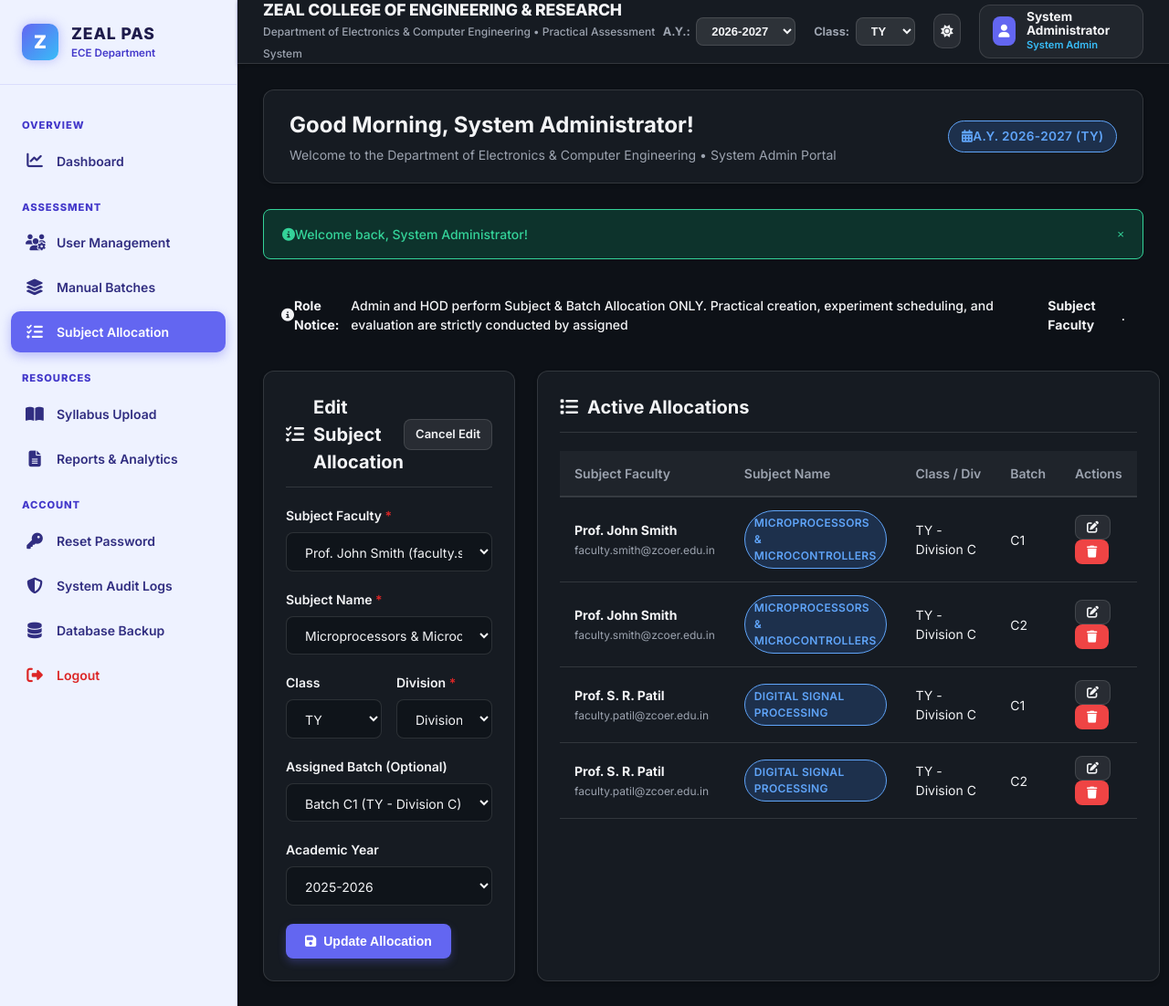
Before: /admin/allocations.php?edit_id=1 (signed in) with the older database file.
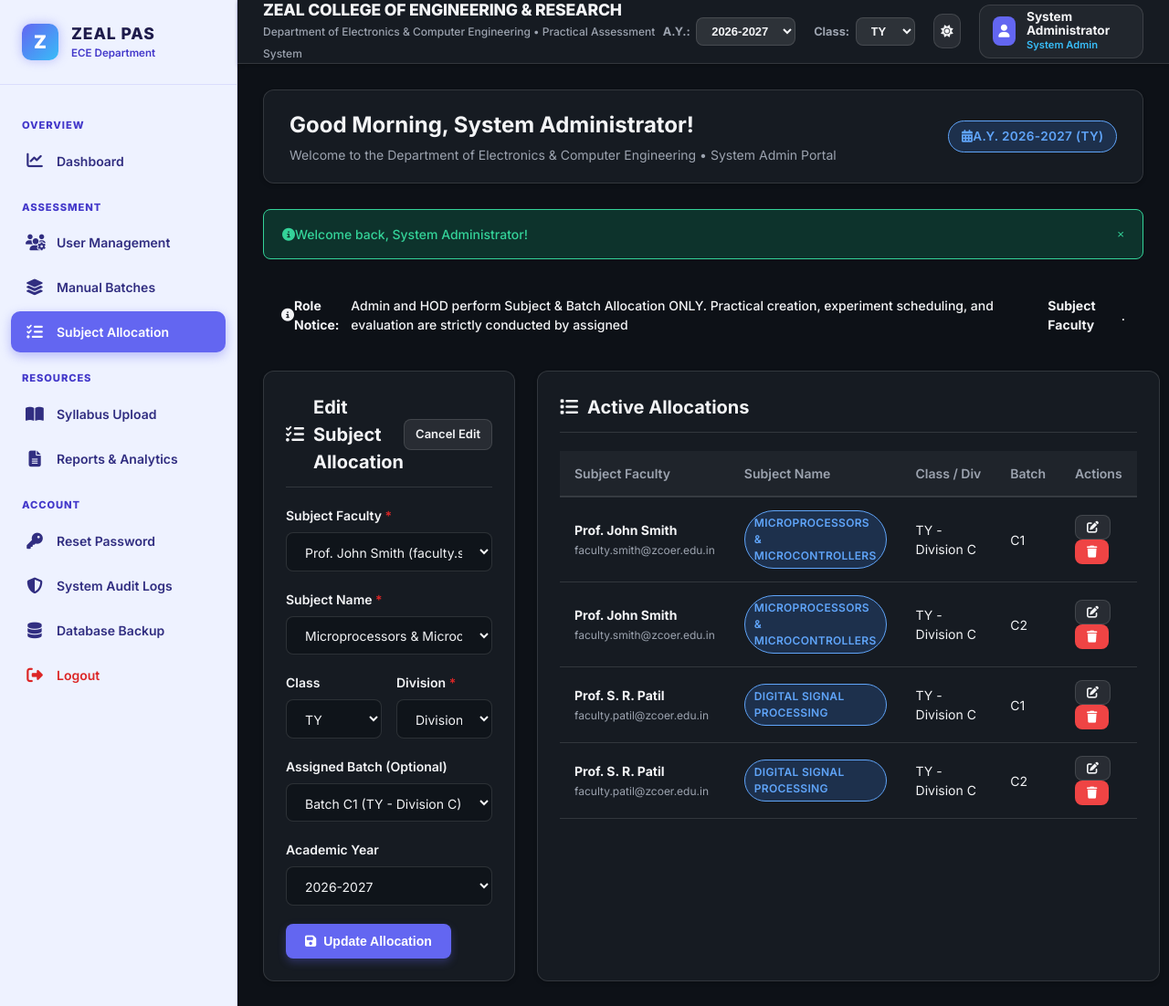
After: the same page with the newer database file.
### tables this page shows
CREATE TABLE `faculty_allocations` (
  `id` INT AUTO_INCREMENT PRIMARY KEY,
  `faculty_id` INT NOT NULL,
  `subject_name` VARCHAR(100) NOT NULL,
  `class` ENUM('FY', 'SY', 'TY', 'BY') NOT NULL DEFAULT 'TY',
  `division` VARCHAR(10) NOT NULL,
  `batch_id` INT DEFAULT NULL,
  `academic_year` VARCHAR(20) NOT NULL DEFAULT '2026-2027',
  `created_at` TIMESTAMP DEFAULT CURRENT_TIMESTAMP,
  CONSTRAINT `fk_alloc_faculty` FOREIGN KEY (`faculty_id`) REFERENCES `users` (`id`) ON DELETE CASCADE,
  CONSTRAINT `fk_alloc_batch` FOREIGN KEY (`batch_id`) REFERENCES `batches` (`id`) ON DELETE SET NULL
);

CREATE TABLE `users` (
  `id` INT AUTO_INCREMENT PRIMARY KEY,
  `full_name` VARCHAR(100) NOT NULL,
  `email` VARCHAR(100) UNIQUE NOT NULL,
  `password` VARCHAR(255) NOT NULL,  
  `role` ENUM('admin', 'hod', 'gfm', 'faculty', 'student', 'parent') NOT NULL,
  `student_roll_no` VARCHAR(20) DEFAULT NULL,
  `zprn` VARCHAR(50) DEFAULT NULL,
  `class` ENUM('FY', 'SY', 'TY', 'BY') DEFAULT 'TY',
  `division` VARCHAR(10) DEFAULT 'Division C',
  `phone` VARCHAR(20) DEFAULT NULL,
  `created_at` TIMESTAMP DEFAULT CURRENT_TIMESTAMP,
  INDEX `idx_role` (`role`),
  INDEX `idx_roll` (`student_roll_no`),
  INDEX `idx_class_div` (`class`, `division`)
);

CREATE TABLE `batches` (
  `id` INT AUTO_INCREMENT PRIMARY KEY,
  `batch_name` VARCHAR(50) NOT NULL,
  `start_roll` VARCHAR(20) NOT NULL,
  `end_roll` VARCHAR(20) NOT NULL,
  `class` ENUM('FY', 'SY', 'TY', 'BY') NOT NULL DEFAULT 'TY',
  `division` VARCHAR(10) NOT NULL,
  `subject_assigned` VARCHAR(100) DEFAULT NULL,
  `academic_year` VARCHAR(20) NOT NULL DEFAULT '2026-2027',
  `created_at` TIMESTAMP DEFAULT CURRENT_TIMESTAMP,
  INDEX `idx_batch_div` (`class`, `division`, `batch_name`)
);

### includes/functions.php (called while the page is built, shortened)
<?php
require_once __DIR__ . '/../config/config.php';
function sanitize($data) {
    return htmlspecialchars(trim($data ?? ''), ENT_QUOTES, 'UTF-8');
}
?>

### config/config.php (called while the page is built, shortened)
<?php
$ACADEMIC_YEARS = ['2026-2027', '2025-2026'];
$CLASSES = ['FY', 'SY', 'TY', 'BY'];
?>

### admin/allocations.php (the view, shortened to what the changed rows need)
<?php
require_once __DIR__ . '/../includes/header.php';
$fac_sql = "SELECT id, full_name, email FROM users WHERE role = 'faculty' ORDER BY full_name ASC";
$fac_res = mysqli_query($conn, $fac_sql);
$faculty_members = [];
if ($fac_res) {
    while ($f = mysqli_fetch_assoc($fac_res)) {
        $faculty_members[] = $f;
    }
}
$batch_sql = "SELECT id, batch_name, class, division FROM batches ORDER BY batch_name ASC";
$batch_res = mysqli_query($conn, $batch_sql);
$batches_opt = [];
if ($batch_res) {
    while ($b = mysqli_fetch_assoc($batch_res)) {
        $batches_opt[] = $b;
    }
}
$alloc_sql = "SELECT fa.*, u.full_name as faculty_name, u.email as faculty_email, b.batch_name
              FROM faculty_allocations fa
              JOIN users u ON fa.faculty_id = u.id
              LEFT JOIN batches b ON fa.batch_id = b.id
              ORDER BY fa.academic_year DESC, fa.class ASC, fa.division ASC";
$alloc_res = mysqli_query($conn, $alloc_sql);
$allocations_list = [];
if ($alloc_res) {
    while ($row = mysqli_fetch_assoc($alloc_res)) {
        $allocations_list[] = $row;
    }
}
$edit_alloc = null;
if (isset($_GET['edit_id'])) {
    $e_id = intval($_GET['edit_id']);
    foreach ($allocations_list as $a) {
        if ($a['id'] == $e_id) {
            $edit_alloc = $a;
            break;
        }
    }
}
?>
<div style="display: grid; grid-template-columns: 1fr 1.5fr; gap: 1.5rem;">
  <div class="card">
    <form method="POST" action="">
      <div class="form-group">
        <label for="faculty_id" class="form-label">Subject Faculty <span class="text-danger">*</span></label>
        <select id="faculty_id" name="faculty_id" class="form-select" required>
          <?php foreach ($faculty_members as $fm): ?>
            <option value="<?php echo $fm['id']; ?>" <?php echo ($edit_alloc['faculty_id'] ?? 0) == $fm['id'] ? 'selected' : ''; ?>>
              <?php echo sanitize($fm['full_name'] . ' (' . $fm['email'] . ')'); ?>
            </option>
          <?php endforeach; ?>
        </select>
      </div>
      <div class="form-group">
        <label for="subject_name" class="form-label">Subject Name <span class="text-danger">*</span></label>
        <select id="subject_name" name="subject_name" class="form-select" required>
          <option value="Microprocessors & Microcontrollers" <?php echo ($edit_alloc['subject_name'] ?? '') === 'Microprocessors & Microcontrollers' ? 'selected' : ''; ?>>Microprocessors & Microcontrollers</option>
        </select>
      </div>
      <div style="display: grid; grid-template-columns: 1fr 1fr; gap: 1rem;">
        <div class="form-group">
          <label for="class" class="form-label">Class</label>
          <select id="class" name="class" class="form-select">
            <?php foreach ($CLASSES as $c): ?>
              <option value="<?php echo $c; ?>" <?php echo ($edit_alloc['class'] ?? 'TY') === $c ? 'selected' : ''; ?>><?php echo $c; ?></option>
            <?php endforeach; ?>
          </select>
        </div>
        <div class="form-group">
          <label for="division" class="form-label">Division <span class="text-danger">*</span></label>
          <select id="division" name="division" class="form-select">
            <option value="Division C" <?php echo ($edit_alloc['division'] ?? 'Division C') === 'Division C' ? 'selected' : ''; ?>>Division C</option>
          </select>
        </div>
      </div>
      <div class="form-group">
        <label for="batch_id" class="form-label">Assigned Batch (Optional)</label>
        <select id="batch_id" name="batch_id" class="form-select">
          <?php foreach ($batches_opt as $bo): ?>
            <option value="<?php echo $bo['id']; ?>" <?php echo ($edit_alloc['batch_id'] ?? 0) == $bo['id'] ? 'selected' : ''; ?>>
              Batch <?php echo sanitize($bo['batch_name'] . ' (' . $bo['class'] . ' - ' . $bo['division'] . ')'); ?>
            </option>
          <?php endforeach; ?>
        </select>
      </div>
      <div class="form-group">
        <label for="academic_year" class="form-label">Academic Year</label>
        <select id="academic_year" name="academic_year" class="form-select">
          <?php foreach ($ACADEMIC_YEARS as $ay): ?>
            <option value="<?php echo $ay; ?>" <?php echo ($edit_alloc['academic_year'] ?? DEFAULT_ACADEMIC_YEAR) === $ay ? 'selected' : ''; ?>><?php echo $ay; ?></option>
          <?php endforeach; ?>
        </select>
      </div>
    </form>
  </div>
  <div class="card">
    <div class="table-responsive">
      <table class="table">
        <thead>
          <tr>
            <th>Subject Faculty</th>
            <th>Subject Name</th>
            <th>Class / Div</th>
            <th>Batch</th>
            <th>Actions</th>
          </tr>
        </thead>
        <tbody>
          <?php if (empty($allocations_list)): ?>
            <tr><td colspan="5" class="text-center" style="color: var(--text-muted);">No faculty allocations recorded yet.</td></tr>
          <?php else: ?>
            <?php foreach ($allocations_list as $al): ?>
              <tr>
                <td>
                  <strong style="color: var(--text-primary);"><?php echo sanitize($al['faculty_name']); ?></strong>
                  <br><span style="font-size: 0.75rem; color: var(--text-secondary);"><?php echo sanitize($al['faculty_email']); ?></span>
                </td>
                <td><span class="badge badge-info"><?php echo sanitize($al['subject_name']); ?></span></td>
                <td><?php echo sanitize($al['class'] . ' - ' . $al['division']); ?></td>
                <td><?php echo sanitize($al['batch_name'] ?: 'All Batches'); ?></td>
                <td>
                  <a href="allocations.php?edit_id=<?php echo $al['id']; ?>" class="btn btn-secondary btn-sm" title="Edit Allocation"><i class="fas fa-edit"></i></a>
                  <a href="allocations.php?action=delete&id=<?php echo $al['id']; ?>" class="btn btn-danger btn-sm" onclick="return confirm('Delete allocation for <?php echo sanitize($al['faculty_name']); ?>?');" title="Delete Allocation"><i class="fas fa-trash"></i></a>
                </td>
              </tr>
            <?php endforeach; ?>
          <?php endif; ?>
        </tbody>
      </table>
    </div>
  </div>
</div>
<?php include __DIR__ . '/../includes/footer.php'; ?>

Changed rows visible on the page:
changed faculty_allocations "Microprocessors & Microcontrollers": academic_year "2025-2026" → "2026-2027"
